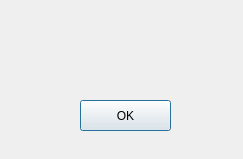
<?xml version="1.0" encoding="UTF-8"?>
<ui version="4.0">
 <class>Dialog</class>
 <widget class="QDialog" name="Dialog">
  <property name="geometry">
   <rect>
    <x>0</x>
    <y>0</y>
    <width>243</width>
    <height>159</height>
   </rect>
  </property>
  <property name="windowTitle">
   <string>Success</string>
  </property>
  <widget class="QPushButton" name="confirm">
   <property name="geometry">
    <rect>
     <x>80</x>
     <y>100</y>
     <width>91</width>
     <height>31</height>
    </rect>
   </property>
   <property name="text">
    <string>OK</string>
   </property>
  </widget>
  <widget class="QLabel" name="label">
   <property name="geometry">
    <rect>
     <x>50</x>
     <y>30</y>
     <width>141</width>
     <height>51</height>
    </rect>
   </property>
   <property name="layoutDirection">
    <enum>Qt::LeftToRight</enum>
   </property>
   <property name="text">
    <string/>
   </property>
   <property name="alignment">
    <set>Qt::AlignCenter</set>
   </property>
  </widget>
 </widget>
 <resources/>
 <connections/>
</ui>
